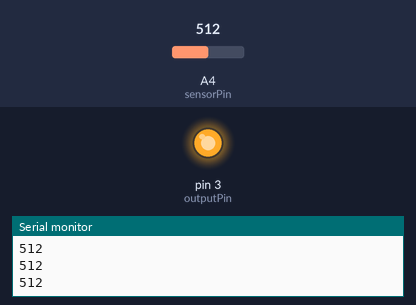
The sketch below on a simulated Arduino Uno, built with avr-gcc and run on an emulated ATmega328P. Parts: output pins drawn as LEDs (lit = HIGH), the last lines printed to the serial monitor. Inputs (shaded band) come from the test bench; at power-on: A4 (sensorPin) = 512.

Above: at 1.2 s.
1.3 s: A4 (sensorPin) set to 87
2.8 s: A4 (sensorPin) set to 72
At 3.3 s:
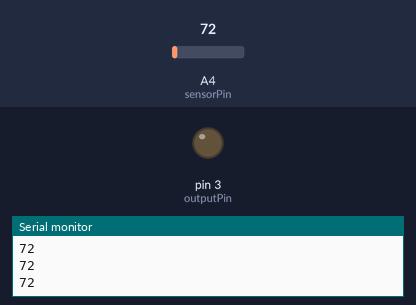
4.3 s: A4 (sensorPin) set to 90
At 5.5 s:
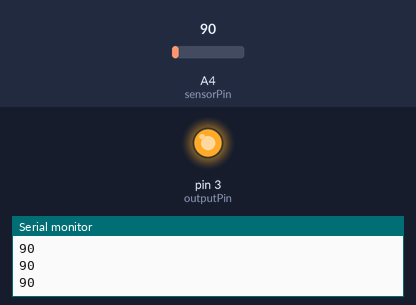
5.8 s: A4 (sensorPin) set to 70
At 6.8 s:
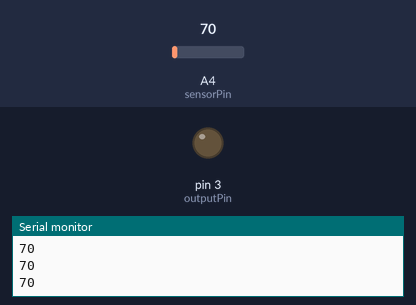
Timing chart, 0 to 8.3 s (numbered marks = the images above; inputs shaded):
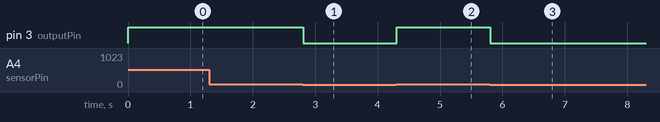

Measured:
- the behaviour switches between 81 and 80 on A4 (sensorPin) (found by bisection; images 0 and 1)
- after the input at 2.8 s, pin 3 (outputPin): HIGH → LOW at once
- after the input at 4.3 s, pin 3 (outputPin): LOW → HIGH at once
- after the input at 5.8 s, pin 3 (outputPin): HIGH → LOW at once

The sketch:

MotorGate.ino
```cpp
int outputPin = 3;
int sensorPin = A4;
int sensorValue = 0;

void setup() {
  // put your setup code here, to run once:
  pinMode(outputPin, OUTPUT);
  Serial.begin(9600);
}

void loop() {
  // put your main code here, to run repeatedly:
  sensorValue = analogRead(sensorPin);
  Serial.println(sensorValue);
  delay(1);
  if (sensorValue > 80) {
    digitalWrite(outputPin, HIGH);
  }
  else {
    digitalWrite(outputPin, LOW);
  }
}
```
